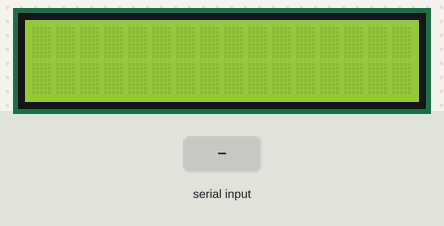
Bench run of a sketch on a simulated Arduino Uno, built with avr-gcc and run on an emulated ATmega328P. Shown: 16×2 character LCD. The test bench sets the inputs (shaded band). What the sketch prints to the serial monitor is not drawn.

Above: at 1.2 s.
1.3 s: "1" received over the second serial link
At 2.3 s:
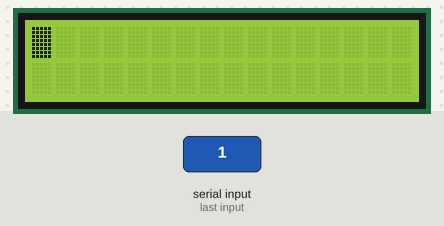
2.8 s: "0" received over the second serial link
At 3.5 s:
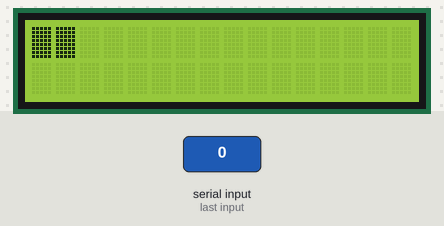
4.3 s: "2" received over the second serial link
At 4.6 s:
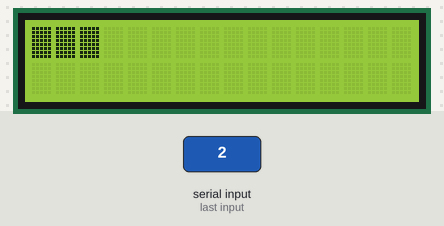
5.8 s: "1" received over the second serial link
At 6.9 s:
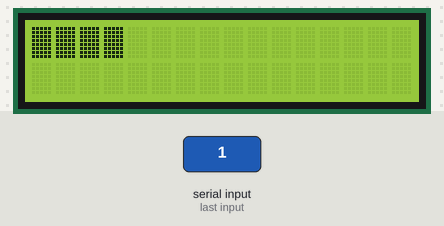
7.3 s: "0" received over the second serial link
At 8.1 s:
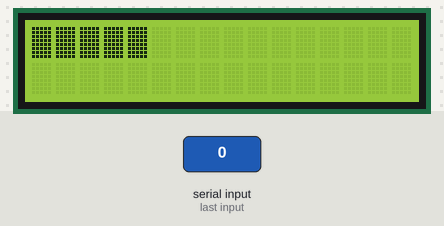
8.8 s: "2" received over the second serial link
At 9.2 s:
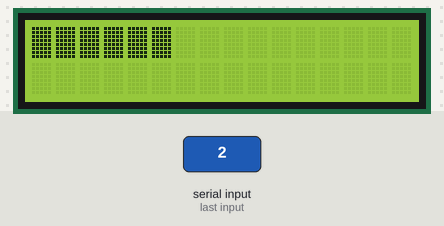
Timing chart, 0 to 11.3 s (numbered marks = the images above; inputs shaded):
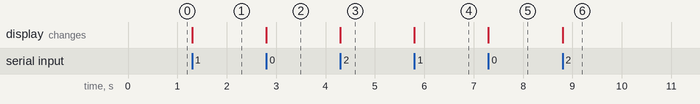

Measured:
- after the input at 1.3 s, the display: changes at once (image 1)
- after the input at 2.8 s, the display: changes at once (image 2)
- after the input at 4.3 s, the display: changes at once (image 3)
- after the input at 5.8 s, the display: changes at once (image 4)
- after the input at 7.3 s, the display: changes at once (image 5)
- after the input at 8.8 s, the display: changes at once (image 6)

The sketch:

DistanciaReceiver.ino
```cpp
#include <SoftwareSerial.h>
#include <LiquidCrystal.h>

SoftwareSerial HC12(10, 11); // HC-12 TX Pin, HC-12 RX Pin
LiquidCrystal lcd(8, 9, 4, 5, 6, 7);

void setup() {
  Serial.begin(9600);             // Serial port to computer
  HC12.begin(9600);               // Serial port to HC12
  lcd.begin(16,2);                // Inicializa o display
}

void loop() {

  while (HC12.available()) {        // If HC-12 has data
    Serial.write(HC12.read());      // Send the data to Serial monitor
    lcd.write(HC12.read());         // Exibe informações recebidas no display
  }
}
```
